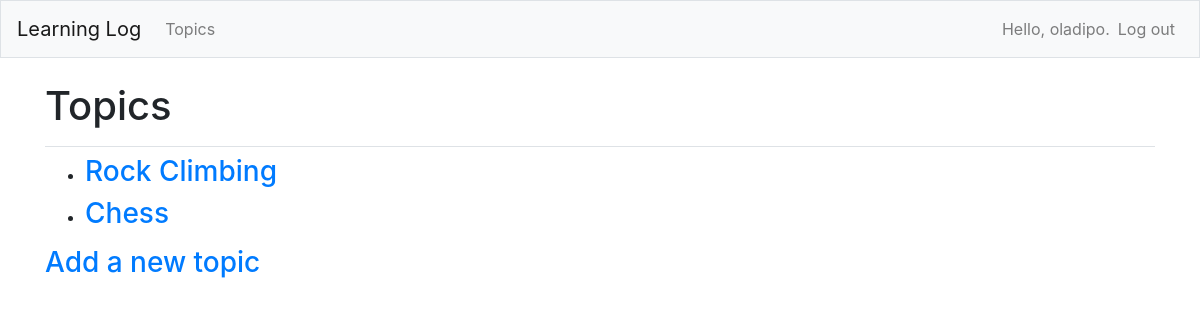
Page /topics/ (signed in) on the earlier database version.
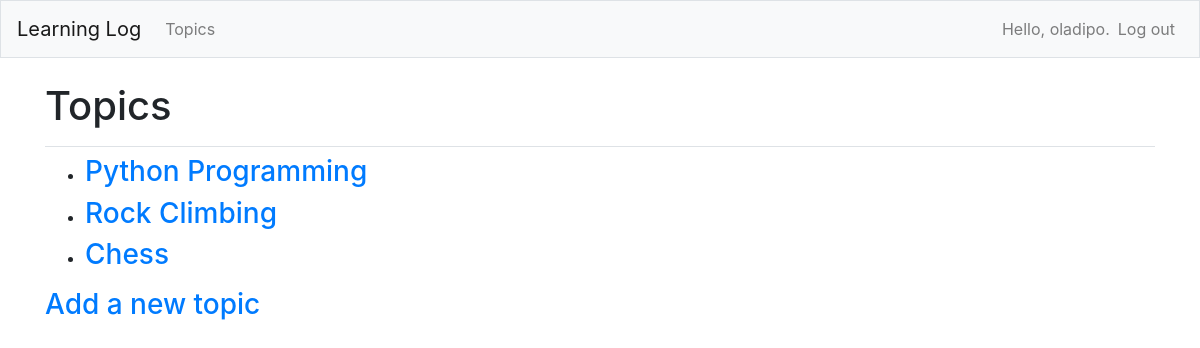
Same page on the later database version.
### learning_logs/models.py (models this page shows)
class Topic(models.Model):
    text = models.CharField(max_length=200)
    date_added = models.DateTimeField(auto_now_add=True)
    owner = models.ForeignKey(User, on_delete=models.CASCADE)
    def __str__(self):
        return self.text

### learning_logs/views.py (the view)
# urls.py: path("topics/", views.topics, name="topics"),
@login_required
def topics(request):
    topics = Topic.objects.filter(owner=request.user).order_by("-date_added")
    context = {"topics": topics}
    return render(request, "learning_logs/topics.html", context)

### learning_logs/templates/learning_logs/topics.html
{% extends 'learning_logs/base.html' %}
{% block page_header %}
<h1>Topics</h1>
{% endblock page_header %}
{% block content %}
<ul>
    {% for topic in topics %}
    <li>
        <h3>
            <a href="{% url 'learning_logs:topic' topic.id %}">{{topic}}</a>
        </h3>
    </li>
    {% empty %}
    <li>
        <h3>
            No topics have been added yet.
        </h3>
    </li>
    {% endfor %}
</ul>
<h3>
    <a href="{% url 'learning_logs:new_topic' %}">Add a new topic</a>
</h3>
{% endblock content %}

### learning_logs/templates/learning_logs/base.html (shortened to what this page needs)
{% load bootstrap4 %}
<!DOCTYPE html>
<html lang="en">
<head>
    {% bootstrap_css %}
</head>
<body>
    <nav class="navbar navbar-expand-md navbar-light bg-light mb-4 border">
        <a href="{% url 'learning_logs:index' %}" class="navbar-brand">Learning Log</a>
        <div class="collapse navbar-collapse" id="navbarCollapse">
            <ul class="navbar-nav mr-auto">
                <li class="nav-item">
                    <a href="{% url 'learning_logs:topics' %}" class="nav-link">Topics</a>
                </li>
            </ul>
            <ul class="navbar-nav ml-auto">
                {% if user.is_authenticated %}
                <li class="nav-item">
                    <span class="navbar-text">Hello, {{ user.username }}.</span>
                </li>
                <li class="nav-item">
                    <a href="{% url 'users:logout' %}" class="nav-link">Log out</a>
                </li>
                {% endif %}
            </ul>
        </div>
    </nav>
    <main class="container" role="main">
        <div class="pb-2 mb-2 border-bottom">
            {% block page_header %} {% endblock page_header %}
        </div>
        <div>
            {% block content %} {% endblock content %}
        </div>
    </main>
</body>
</html>

Differences in the rows shown:
added Topic: text "Python Programming"
